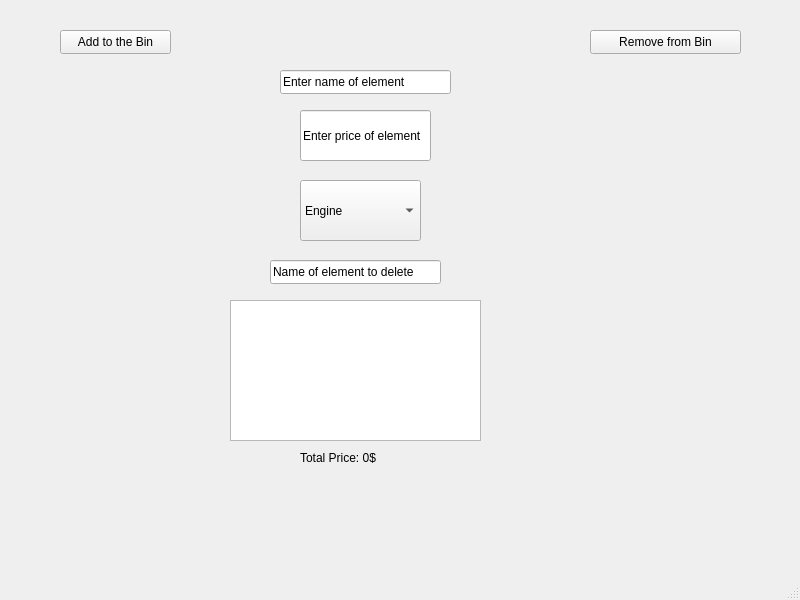
<?xml version="1.0" encoding="UTF-8"?>
<ui version="4.0">
 <class>MainWindow</class>
 <widget class="QMainWindow" name="MainWindow">
  <property name="geometry">
   <rect>
    <x>0</x>
    <y>0</y>
    <width>800</width>
    <height>600</height>
   </rect>
  </property>
  <property name="windowTitle">
   <string>MainWindow</string>
  </property>
  <widget class="QWidget" name="centralwidget">
   <widget class="QPushButton" name="addToCartButton">
    <property name="geometry">
     <rect>
      <x>60</x>
      <y>30</y>
      <width>111</width>
      <height>24</height>
     </rect>
    </property>
    <property name="text">
     <string>Add to the Bin</string>
    </property>
   </widget>
   <widget class="QPushButton" name="removeFromCartButton">
    <property name="geometry">
     <rect>
      <x>590</x>
      <y>30</y>
      <width>151</width>
      <height>24</height>
     </rect>
    </property>
    <property name="text">
     <string>Remove from Bin</string>
    </property>
   </widget>
   <widget class="QLineEdit" name="priceLineEdit">
    <property name="geometry">
     <rect>
      <x>300</x>
      <y>110</y>
      <width>131</width>
      <height>51</height>
     </rect>
    </property>
    <property name="text">
     <string>Enter price of element</string>
    </property>
   </widget>
   <widget class="QLineEdit" name="nameLineEdit">
    <property name="geometry">
     <rect>
      <x>280</x>
      <y>70</y>
      <width>171</width>
      <height>24</height>
     </rect>
    </property>
    <property name="text">
     <string>Enter name of element</string>
    </property>
   </widget>
   <widget class="QComboBox" name="partComboBox">
    <property name="geometry">
     <rect>
      <x>300</x>
      <y>180</y>
      <width>121</width>
      <height>61</height>
     </rect>
    </property>
    <item>
     <property name="text">
      <string>Engine</string>
     </property>
    </item>
    <item>
     <property name="text">
      <string>Oil</string>
     </property>
    </item>
    <item>
     <property name="text">
      <string>Brake Disc</string>
     </property>
    </item>
    <item>
     <property name="text">
      <string>Brake Pad</string>
     </property>
    </item>
    <item>
     <property name="text">
      <string>Cooling System</string>
     </property>
    </item>
    <item>
     <property name="text">
      <string>Fuel System</string>
     </property>
    </item>
    <item>
     <property name="text">
      <string>Lights</string>
     </property>
    </item>
    <item>
     <property name="text">
      <string>Radiator</string>
     </property>
    </item>
    <item>
     <property name="text">
      <string>Spark Plug</string>
     </property>
    </item>
    <item>
     <property name="text">
      <string>Suspension</string>
     </property>
    </item>
   </widget>
   <widget class="QLineEdit" name="nameToRemoveLineEdit">
    <property name="geometry">
     <rect>
      <x>270</x>
      <y>260</y>
      <width>171</width>
      <height>24</height>
     </rect>
    </property>
    <property name="text">
     <string>Name of element to delete</string>
    </property>
   </widget>
   <widget class="QTextEdit" name="cartTextEdit">
    <property name="geometry">
     <rect>
      <x>230</x>
      <y>300</y>
      <width>251</width>
      <height>141</height>
     </rect>
    </property>
   </widget>
   <widget class="QLabel" name="totalPriceLabel">
    <property name="geometry">
     <rect>
      <x>300</x>
      <y>450</y>
      <width>131</width>
      <height>16</height>
     </rect>
    </property>
    <property name="text">
     <string>Total Price: 0$</string>
    </property>
   </widget>
  </widget>
  <widget class="QMenuBar" name="menubar">
   <property name="geometry">
    <rect>
     <x>0</x>
     <y>0</y>
     <width>800</width>
     <height>21</height>
    </rect>
   </property>
  </widget>
  <widget class="QStatusBar" name="statusbar"/>
 </widget>
 <resources/>
 <connections/>
</ui>
